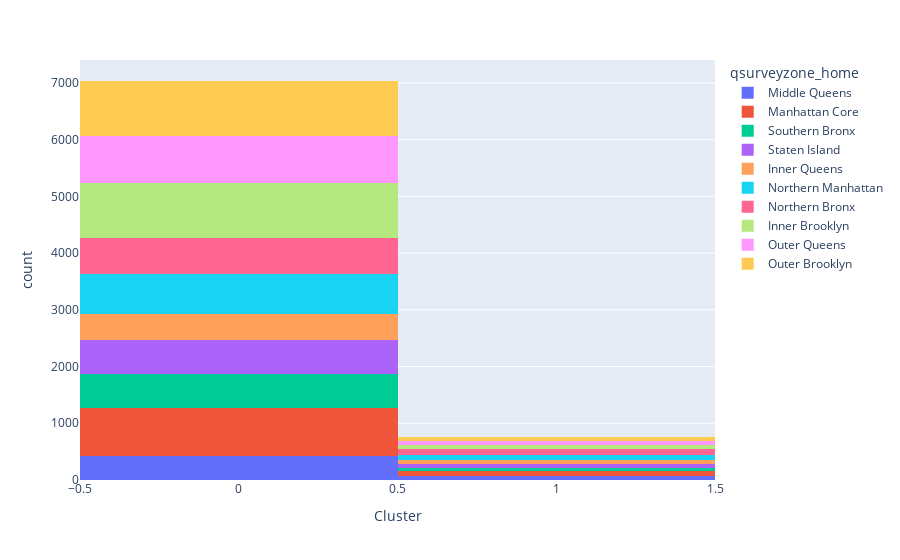

The notebook cell saved with this chart:
### Code cell
fig = px.histogram(clusters_names, x='Cluster', color="qsurveyzone_home")
fig.show()

### Figure 1 — Plotly figure (JSON) as saved in the notebook; plotly's stock layout.template omitted (floating-point values rounded to 4 significant figures; data arrays with more than 128 entries replaced by an {"elided": "..."} marker saying what was removed)
{"data": [{"alignmentgroup": "True", "bingroup": "x", "hoverlabel": {"namelength": 0}, "hovertemplate": "qsurveyzone_home=Middle Queens<br>Cluster=%{x}<br>count=%{y}", "legendgroup": "Middle Queens", "marker": {"color": "#636efa"}, "name": "Middle Queens", "offsetgroup": "Middle Queens", "orientation": "v", "showlegend": true, "type": "histogram", "x": {"elided": "499 int values"}, "xaxis": "x", "yaxis": "y"}, {"alignmentgroup": "True", "bingroup": "x", "hoverlabel": {"namelength": 0}, "hovertemplate": "qsurveyzone_home=Manhattan Core<br>Cluster=%{x}<br>count=%{y}", "legendgroup": "Manhattan Core", "marker": {"color": "#EF553B"}, "name": "Manhattan Core", "offsetgroup": "Manhattan Core", "orientation": "v", "showlegend": true, "type": "histogram", "x": {"elided": "928 int values"}, "xaxis": "x", "yaxis": "y"}, {"alignmentgroup": "True", "bingroup": "x", "hoverlabel": {"namelength": 0}, "hovertemplate": "qsurveyzone_home=Southern Bronx<br>Cluster=%{x}<br>count=%{y}", "legendgroup": "Southern Bronx", "marker": {"color": "#00cc96"}, "name": "Southern Bronx", "offsetgroup": "Southern Bronx", "orientation": "v", "showlegend": true, "type": "histogram", "x": {"elided": "662 int values"}, "xaxis": "x", "yaxis": "y"}, {"alignmentgroup": "True", "bingroup": "x", "hoverlabel": {"namelength": 0}, "hovertemplate": "qsurveyzone_home=Staten Island<br>Cluster=%{x}<br>count=%{y}", "legendgroup": "Staten Island", "marker": {"color": "#ab63fa"}, "name": "Staten Island", "offsetgroup": "Staten Island", "orientation": "v", "showlegend": true, "type": "histogram", "x": {"elided": "675 int values"}, "xaxis": "x", "yaxis": "y"}, {"alignmentgroup": "True", "bingroup": "x", "hoverlabel": {"namelength": 0}, "hovertemplate": "qsurveyzone_home=Inner Queens<br>Cluster=%{x}<br>count=%{y}", "legendgroup": "Inner Queens", "marker": {"color": "#FFA15A"}, "name": "Inner Queens", "offsetgroup": "Inner Queens", "orientation": "v", "showlegend": true, "type": "histogram", "x": {"elided": "501 int values"}, "xaxis": "x", "yaxis": "y"}, {"alignmentgroup": "True", "bingroup": "x", "hoverlabel": {"namelength": 0}, "hovertemplate": "qsurveyzone_home=Northern Manhattan<br>Cluster=%{x}<br>count=%{y}", "legendgroup": "Northern Manhattan", "marker": {"color": "#19d3f3"}, "name": "Northern Manhattan", "offsetgroup": "Northern Manhattan", "orientation": "v", "showlegend": true, "type": "histogram", "x": {"elided": "810 int values"}, "xaxis": "x", "yaxis": "y"}, {"alignmentgroup": "True", "bingroup": "x", "hoverlabel": {"namelength": 0}, "hovertemplate": "qsurveyzone_home=Northern Bronx<br>Cluster=%{x}<br>count=%{y}", "legendgroup": "Northern Bronx", "marker": {"color": "#FF6692"}, "name": "Northern Bronx", "offsetgroup": "Northern Bronx", "orientation": "v", "showlegend": true, "type": "histogram", "x": {"elided": "744 int values"}, "xaxis": "x", "yaxis": "y"}, {"alignmentgroup": "True", "bingroup": "x", "hoverlabel": {"namelength": 0}, "hovertemplate": "qsurveyzone_home=Inner Brooklyn<br>Cluster=%{x}<br>count=%{y}", "legendgroup": "Inner Brooklyn", "marker": {"color": "#B6E880"}, "name": "Inner Brooklyn", "offsetgroup": "Inner Brooklyn", "orientation": "v", "showlegend": true, "type": "histogram", "x": {"elided": "1029 int values"}, "xaxis": "x", "yaxis": "y"}, {"alignmentgroup": "True", "bingroup": "x", "hoverlabel": {"namelength": 0}, "hovertemplate": "qsurveyzone_home=Outer Queens<br>Cluster=%{x}<br>count=%{y}", "legendgroup": "Outer Queens", "marker": {"color": "#FF97FF"}, "name": "Outer Queens", "offsetgroup": "Outer Queens", "orientation": "v", "showlegend": true, "type": "histogram", "x": {"elided": "893 int values"}, "xaxis": "x", "yaxis": "y"}, {"alignmentgroup": "True", "bingroup": "x", "hoverlabel": {"namelength": 0}, "hovertemplate": "qsurveyzone_home=Outer Brooklyn<br>Cluster=%{x}<br>count=%{y}", "legendgroup": "Outer Brooklyn", "marker": {"color": "#FECB52"}, "name": "Outer Brooklyn", "offsetgroup": "Outer Brooklyn", "orientation": "v", "showlegend": true, "type": "histogram", "x": {"elided": "1047 int values"}, "xaxis": "x", "yaxis": "y"}], "layout": {"barmode": "relative", "legend": {"title": {"text": "qsurveyzone_home"}, "tracegroupgap": 0}, "margin": {"t": 60}, "xaxis": {"anchor": "y", "domain": [0, 1], "title": {"text": "Cluster"}}, "yaxis": {"anchor": "x", "domain": [0, 1], "title": {"text": "count"}}}}
